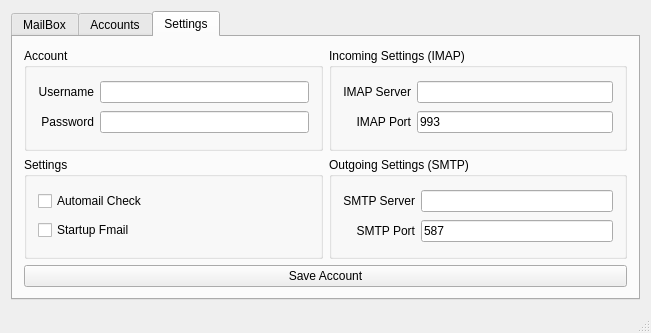
<?xml version="1.0" encoding="UTF-8"?>
<ui version="4.0">
 <class>Fmail</class>
 <widget class="QMainWindow" name="Fmail">
  <property name="geometry">
   <rect>
    <x>0</x>
    <y>0</y>
    <width>651</width>
    <height>333</height>
   </rect>
  </property>
  <property name="windowTitle">
   <string>Fmail</string>
  </property>
  <widget class="QWidget" name="centralWidget">
   <layout class="QGridLayout" name="gridLayout">
    <item row="0" column="0">
     <widget class="QTabWidget" name="tabWidget">
      <property name="currentIndex">
       <number>2</number>
      </property>
      <widget class="QWidget" name="tab_mailbox">
       <attribute name="title">
        <string>MailBox</string>
       </attribute>
       <layout class="QGridLayout" name="gridLayout_2">
        <item row="0" column="0">
         <widget class="QPushButton" name="btn_check_now">
          <property name="text">
           <string>Check Now</string>
          </property>
         </widget>
        </item>
       </layout>
      </widget>
      <widget class="QWidget" name="tab_accounts">
       <attribute name="title">
        <string>Accounts</string>
       </attribute>
      </widget>
      <widget class="QWidget" name="tab_accountss">
       <attribute name="title">
        <string>Settings</string>
       </attribute>
       <layout class="QGridLayout" name="gridLayout_3">
        <item row="0" column="0">
         <widget class="QGroupBox" name="groupBox_account">
          <property name="title">
           <string>Account</string>
          </property>
          <layout class="QGridLayout" name="gridLayout_4">
           <item row="0" column="0">
            <widget class="QLabel" name="label">
             <property name="text">
              <string>Username</string>
             </property>
             <property name="alignment">
              <set>Qt::AlignRight|Qt::AlignTrailing|Qt::AlignVCenter</set>
             </property>
            </widget>
           </item>
           <item row="1" column="0">
            <widget class="QLabel" name="label_2">
             <property name="text">
              <string>Password</string>
             </property>
             <property name="alignment">
              <set>Qt::AlignRight|Qt::AlignTrailing|Qt::AlignVCenter</set>
             </property>
            </widget>
           </item>
           <item row="0" column="1">
            <widget class="QLineEdit" name="lne_username"/>
           </item>
           <item row="1" column="1">
            <widget class="QLineEdit" name="lne_password">
             <property name="echoMode">
              <enum>QLineEdit::Password</enum>
             </property>
            </widget>
           </item>
          </layout>
         </widget>
        </item>
        <item row="0" column="1">
         <widget class="QGroupBox" name="groupBox_imap">
          <property name="title">
           <string>Incoming Settings (IMAP)</string>
          </property>
          <layout class="QGridLayout" name="gridLayout_5">
           <item row="0" column="0">
            <widget class="QLabel" name="label_3">
             <property name="text">
              <string>IMAP Server</string>
             </property>
             <property name="alignment">
              <set>Qt::AlignRight|Qt::AlignTrailing|Qt::AlignVCenter</set>
             </property>
            </widget>
           </item>
           <item row="1" column="0">
            <widget class="QLabel" name="label_4">
             <property name="text">
              <string>IMAP Port</string>
             </property>
             <property name="alignment">
              <set>Qt::AlignRight|Qt::AlignTrailing|Qt::AlignVCenter</set>
             </property>
            </widget>
           </item>
           <item row="0" column="1">
            <widget class="QLineEdit" name="lne_imap_server"/>
           </item>
           <item row="1" column="1">
            <widget class="QLineEdit" name="lne_imap_port">
             <property name="text">
              <string>993</string>
             </property>
            </widget>
           </item>
          </layout>
         </widget>
        </item>
        <item row="1" column="0">
         <widget class="QGroupBox" name="groupBox_settings">
          <property name="title">
           <string>Settings</string>
          </property>
          <layout class="QGridLayout" name="gridLayout_7">
           <item row="0" column="0">
            <widget class="QCheckBox" name="chb_automail">
             <property name="text">
              <string>Automail Check</string>
             </property>
            </widget>
           </item>
           <item row="1" column="0">
            <widget class="QCheckBox" name="chb_startup">
             <property name="text">
              <string>Startup Fmail</string>
             </property>
            </widget>
           </item>
          </layout>
         </widget>
        </item>
        <item row="1" column="1">
         <widget class="QGroupBox" name="groupBox_smtp">
          <property name="title">
           <string>Outgoing Settings (SMTP)</string>
          </property>
          <layout class="QGridLayout" name="gridLayout_6">
           <item row="1" column="0">
            <widget class="QLabel" name="label_6">
             <property name="text">
              <string>SMTP Port</string>
             </property>
             <property name="alignment">
              <set>Qt::AlignRight|Qt::AlignTrailing|Qt::AlignVCenter</set>
             </property>
            </widget>
           </item>
           <item row="0" column="0">
            <widget class="QLabel" name="label_5">
             <property name="text">
              <string>SMTP Server</string>
             </property>
             <property name="alignment">
              <set>Qt::AlignRight|Qt::AlignTrailing|Qt::AlignVCenter</set>
             </property>
            </widget>
           </item>
           <item row="0" column="1">
            <widget class="QLineEdit" name="lne_smtp_server"/>
           </item>
           <item row="1" column="1">
            <widget class="QLineEdit" name="lne_smtp_port">
             <property name="text">
              <string>587</string>
             </property>
            </widget>
           </item>
          </layout>
         </widget>
        </item>
        <item row="2" column="0" colspan="2">
         <widget class="QPushButton" name="btn_save_account">
          <property name="text">
           <string>Save Account</string>
          </property>
         </widget>
        </item>
       </layout>
      </widget>
     </widget>
    </item>
   </layout>
  </widget>
  <widget class="QStatusBar" name="statusBar"/>
 </widget>
 <layoutdefault spacing="6" margin="11"/>
 <resources/>
 <connections/>
</ui>
